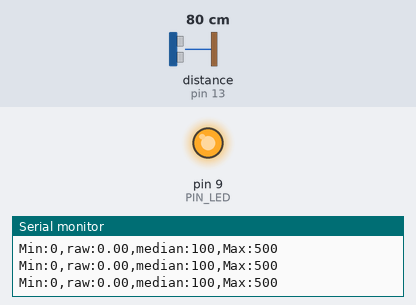
Bench run of a sketch on a simulated Arduino Uno, built with avr-gcc and run on an emulated ATmega328P. Shown: output pins drawn as LEDs (lit = HIGH), the last lines printed to the serial monitor. Wiring (inferred from the names in the program): ultrasonic range finder: trigger pin 12; echo pin 13. Inputs (shaded band) come from the test bench; at power-on: distance to the obstacle (sensor on pin 13) 80 cm. The echo pulse lasts 58.3 µs per cm; pins used as bus, display or sensor lines are not drawn.

Above: at 1.2 s.
1.3 s: distance to the obstacle (sensor on pin 13) set to 31 cm
2.8 s: distance to the obstacle (sensor on pin 13) set to 26 cm
At 3.3 s:
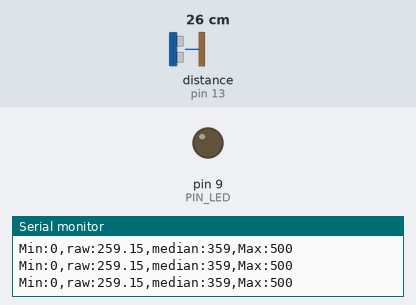
4.3 s: distance to the obstacle (sensor on pin 13) set to 12 cm
5.8 s: distance to the obstacle (sensor on pin 13) set to 9 cm
At 6.8 s:
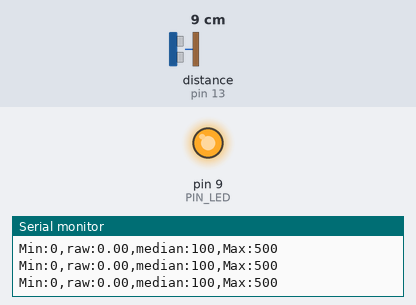
7.3 s: distance to the obstacle (sensor on pin 13) set to 18 cm
At 8.2 s:
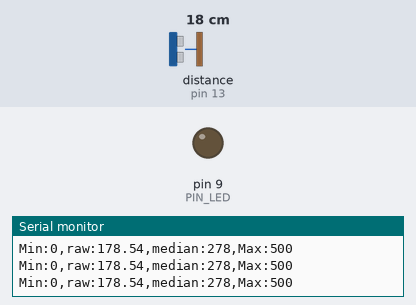
Timing chart, 0 to 9.8 s (numbered marks = the images above; inputs shaded):
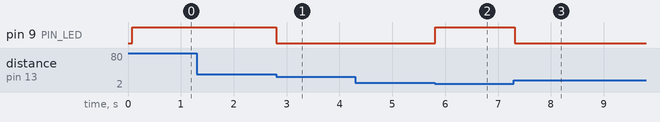

The sketch:

median.ino
```cpp
// Arduino pin assignment
#define PIN_LED 9
#define PIN_TRIG 12
#define PIN_ECHO 13


// configurable parameters
#define SND_VEL 346.0 // sound velocity at 24 celsius degree (unit: m/s)
#define INTERVAL 25 // sampling interval (unit: ms)
#define _DIST_MIN 100 // minimum distance to be measured (unit: mm)
#define _DIST_MAX 300 // maximum distance to be measured (unit: mm)
#define _DIST_ALPHA 0.99 // EMA weight of new sample (range: 0 to 1). Setting this value to 1 effectively disables EMA filter.

// global variables
float timeout; // unit: us
float dist_min, dist_max, dist_raw, dist_ema, alpha, median; // unit: mm
unsigned long last_sampling_time; // unit: ms
float scale; // used for pulse duration to distance conversion
int n;
float average;

void setup() {
// initialize GPIO pins
  pinMode(PIN_LED,OUTPUT);
  pinMode(PIN_TRIG,OUTPUT);
  digitalWrite(PIN_TRIG, LOW);
  pinMode(PIN_ECHO,INPUT);

// initialize USS related variables
  dist_min = _DIST_MIN;
  dist_max = _DIST_MAX;
  alpha = _DIST_ALPHA;
  timeout = (INTERVAL / 2) * 1000.0; // precalculate pulseIn() timeout value. (unit: us)
  dist_raw = 0.0; // raw distance output from USS (unit: mm)
  scale = 0.001 * 0.5 * SND_VEL;
  n = 10;
// initialize serial port
  Serial.begin(115200);

// initialize last sampling time
  last_sampling_time = 0;
}

void loop() {
  float raws[n];
// wait until next sampling time.
// millis() returns the number of milliseconds since the program started. Will overflow after 50 days.
  if(millis() < last_sampling_time + INTERVAL) return;

// get a distance reading from the USS
  for(int i = 0; i < n; i++){
    dist_raw = USS_measure(PIN_TRIG,PIN_ECHO);
    raws[i] = dist_raw;
    average += dist_raw;
  }
  average /= n;
  bubble_sort(raws, n);
  dist_ema = (_DIST_ALPHA * dist_raw) + (1 - _DIST_ALPHA) * dist_ema;
  if(n % 2 == 0){
    median = (abs(raws[int(n/2)] - average) < abs(raws[int(n/2)-1] - average)) ? raws[int(n/2)] : raws[int(n/2)-1];
  }
  else
    median = raws[int(n/2)];

// output the read value to the serial port
  Serial.print("Min:0,");
  Serial.print("raw:");
  Serial.print(dist_raw);
  Serial.print(",");
  Serial.print("median:");
  Serial.print(map(median,0,400,100,500));
  Serial.print(",");
  Serial.println("Max:500");

// turn on the LED if the distance is between dist_min and dist_max
  if(dist_raw < dist_min || dist_raw > dist_max) {
    analogWrite(PIN_LED, 255);
  }
  else {
    analogWrite(PIN_LED, 0);
  }

// update last sampling time
  last_sampling_time += INTERVAL;
}

// get a distance reading from USS. return value is in millimeter.
float USS_measure(int TRIG, int ECHO)
{
  float reading;
  digitalWrite(TRIG, HIGH);
  delayMicroseconds(10);
  digitalWrite(TRIG, LOW);
  reading = pulseIn(ECHO, HIGH, timeout) * scale; // unit: mm
  if(reading < dist_min || reading > dist_max) reading = 0.0; // return 0 when out of range.
  return reading;
}

void bubble_sort(float raws[], int n){
  for(int i = 0; i < (n-1); i++){
    for(int j = 0; j < (n - (i + 1)); j++){
      if(raws[j] > raws[j + 1]){
        int t = raws[j];
        raws[j] = raws[j+1];
        raws[j+1] = t;
      }
    }
  }
}
```

Measured:
- the behaviour switches between 30 and 29 cm on distance to the obstacle (sensor on pin 13) (found by bisection; images 0 and 1)
- the behaviour switches between 11 and 10 cm on distance to the obstacle (sensor on pin 13) (found by bisection; images 1 and 2)
- after the input at 2.8 s, pin 9 (PIN_LED): HIGH → LOW at once
- after the input at 5.8 s, pin 9 (PIN_LED): LOW → HIGH at once
- after the input at 7.3 s, pin 9 (PIN_LED): HIGH → LOW at once
